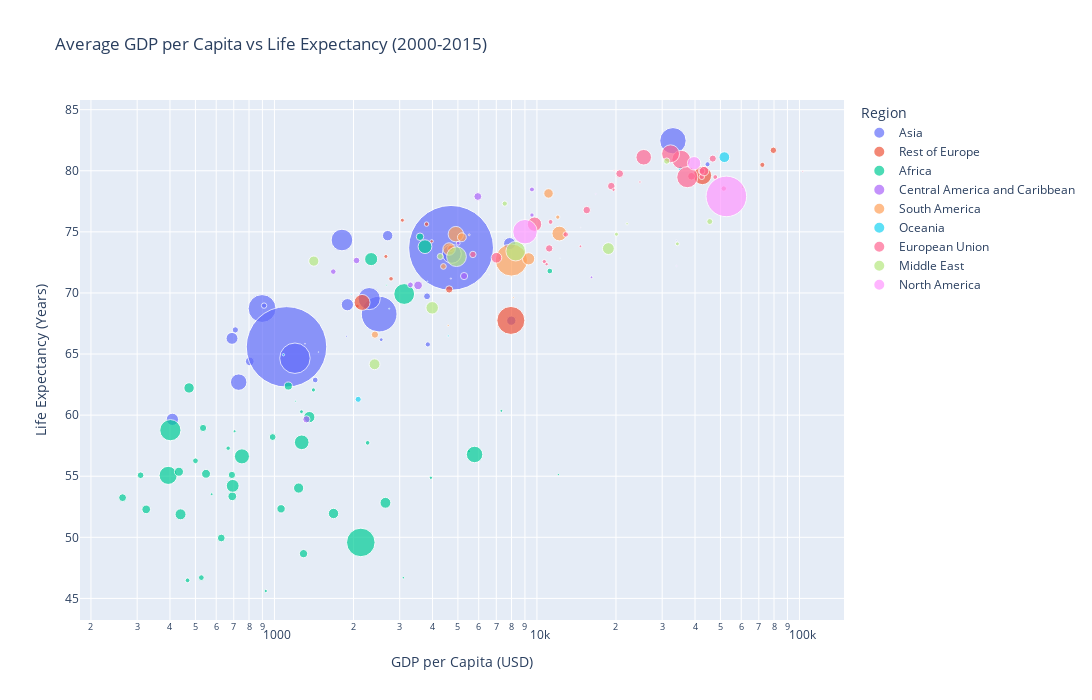

Notebook cell for this chart:
### Code cell
# GROUPING BY COUNTRY
df_agg = df1.groupby('Country').agg({
    'GDP_per_capita':'mean',
    'Life_expectancy':'mean',
    'Population_mln':'mean',
    'Region':'first'
}).reset_index()

# BUBBLE PLOT
fig = px.scatter(
    df_agg,
    x="GDP_per_capita",
    y="Life_expectancy",
    size="Population_mln",      
    color="Region",
    hover_name="Country",       
    size_max=60,
    title="Average GDP per Capita vs Life Expectancy (2000-2015)"
)

fig.update_layout(
    width=1100,   
    height=700,
    xaxis_title="GDP per Capita (USD)",
    yaxis_title="Life Expectancy (Years)",
    legend_title="Region"
)
fig.update_xaxes(type='log')
fig.show()

### Figure 1 — Plotly figure (JSON) as saved in the notebook; plotly's stock layout.template omitted (floating-point values rounded to 4 significant figures)
{"data": [{"hovertemplate": "<b>%{hovertext}</b><br><br>Region=Asia<br>GDP_per_capita=%{x}<br>Life_expectancy=%{y}<br>Population_mln=%{marker.size}<extra></extra>", "hovertext": ["Afghanistan", "Azerbaijan", "Bangladesh", "Bhutan", "Brunei Darussalam", "Cambodia", "China", "India", "Indonesia", "Japan", "Kazakhstan", "Kyrgyz Republic", "Lao PDR", "Malaysia", "Maldives", "Mongolia", "Myanmar", "Nepal", "Pakistan", "Philippines", "Singapore", "Sri Lanka", "Tajikistan", "Thailand", "Turkmenistan", "Uzbekistan", "Vietnam"], "legendgroup": "Asia", "marker": {"color": "#636efa", "size": [27.45, 8.76, 142.9, 0.665, 0.375, 13.81, 1321.0, 1189.0, 234.4, 127.6, 15.87, 5.339, 6.01, 26.88, 0.3506, 2.646, 49.76, 26.07, 170.2, 90.12, 4.731, 19.87, 7.211, 66.17, 4.961, 27.55, 86.03], "sizemode": "area", "sizeref": 0.367, "symbol": "circle"}, "mode": "markers", "name": "Asia", "orientation": "v", "showlegend": true, "type": "scatter", "x": [408.6, 3814.0, 897.3, 1883.0, 33930.0, 805.4, 4708.0, 1112.0, 2506.0, 32970.0, 7986.0, 912.9, 1430.0, 7869.0, 8100.0, 2551.0, 730.8, 689.2, 1197.0, 2296.0, 44660.0, 2700.0, 709.6, 4739.0, 3840.0, 1896.0, 1808.0], "xaxis": "x", "y": [59.66, 69.72, 68.72, 66.46, 74.3, 64.4, 73.69, 65.59, 68.27, 82.46, 67.73, 68.96, 62.88, 74.04, 74.51, 66.17, 62.7, 66.28, 64.66, 69.54, 80.53, 74.69, 66.97, 73.2, 65.79, 69.04, 74.33], "yaxis": "y"}, {"hovertemplate": "<b>%{hovertext}</b><br><br>Region=Rest of Europe<br>GDP_per_capita=%{x}<br>Life_expectancy=%{y}<br>Population_mln=%{marker.size}<extra></extra>", "hovertext": ["Albania", "Armenia", "Belarus", "Bosnia and Herzegovina", "Georgia", "Iceland", "Moldova", "Montenegro", "North Macedonia", "Norway", "Russian Federation", "Serbia", "Switzerland", "Ukraine", "United Kingdom"], "legendgroup": "Rest of Europe", "marker": {"color": "#EF553B", "size": [2.969, 2.951, 9.619, 3.688, 3.856, 0.3075, 2.878, 0.6156, 2.046, 4.784, 143.9, 7.342, 7.661, 46.69, 61.7], "sizemode": "area", "sizeref": 0.367, "symbol": "circle"}, "mode": "markers", "name": "Rest of Europe", "orientation": "v", "showlegend": true, "type": "scatter", "x": [3071.0, 2657.0, 4630.0, 3798.0, 2781.0, 48570.0, 2068.0, 5520.0, 3971.0, 72220.0, 7955.0, 4696.0, 79540.0, 2157.0, 42710.0], "xaxis": "x", "y": [75.95, 72.99, 70.29, 75.63, 71.16, 81.58, 68.92, 74.76, 74.23, 80.48, 67.75, 73.64, 81.67, 69.22, 79.61], "yaxis": "y"}, {"hovertemplate": "<b>%{hovertext}</b><br><br>Region=Africa<br>GDP_per_capita=%{x}<br>Life_expectancy=%{y}<br>Population_mln=%{marker.size}<extra></extra>", "hovertext": ["Algeria", "Angola", "Benin", "Botswana", "Burkina Faso", "Burundi", "Cabo Verde", "Cameroon", "Central African Republic", "Chad", "Comoros", "Congo, Dem. Rep.", "Congo, Rep.", "Cote d'Ivoire", "Djibouti", "Egypt, Arab Rep.", "Equatorial Guinea", "Eritrea", "Eswatini", "Ethiopia", "Gabon", "Gambia, The", "Ghana", "Guinea", "Guinea-Bissau", "Kenya", "Lesotho", "Liberia", "Libya", "Madagascar", "Malawi", "Mali", "Mauritania", "Mauritius", "Morocco", "Mozambique", "Namibia", "Niger", "Nigeria", "Rwanda", "Senegal", "Seychelles", "Sierra Leone", "Somalia", "South Africa", "Tanzania", "Togo", "Tunisia", "Uganda", "Zambia", "Zimbabwe"], "legendgroup": "Africa", "marker": {"color": "#00cc96", "size": [34.82, 21.62, 8.629, 1.889, 14.62, 8.09, 0.4781, 19.15, 4.164, 11.08, 0.6538, 60.27, 3.961, 19.57, 0.8131, 79.61, 0.8594, 2.759, 1.051, 82.46, 1.533, 1.678, 23.38, 9.706, 1.443, 39.51, 2.014, 3.596, 5.959, 19.82, 13.7, 13.99, 3.283, 1.234, 31.51, 22.11, 2.036, 15.23, 149.6, 9.526, 11.98, 0.08562, 5.971, 11.27, 49.76, 41.72, 6.05, 10.39, 30.31, 12.86, 12.54], "sizemode": "area", "sizeref": 0.367, "symbol": "circle"}, "mode": "markers", "name": "Africa", "orientation": "v", "showlegend": true, "type": "scatter", "x": [3745.0, 2648.0, 984.4, 5505.0, 548.8, 309.1, 2671.0, 1236.0, 466.7, 627.3, 1204.0, 393.8, 2265.0, 1679.0, 1334.0, 3121.0, 12070.0, 1268.0, 3098.0, 401.4, 7320.0, 705.2, 1358.0, 688.6, 576.5, 1270.0, 926.7, 666.3, 11190.0, 472.9, 324.7, 690.9, 1407.0, 7189.0, 2336.0, 438.8, 3944.0, 432.7, 2133.0, 534.8, 1130.0, 12250.0, 526.7, 263.9, 5786.0, 751.9, 500.2, 3586.0, 693.4, 1060.0, 1291.0], "xaxis": "x", "y": [73.79, 52.83, 58.21, 57.04, 55.2, 55.08, 70.64, 54.03, 46.48, 49.94, 61.14, 55.07, 57.73, 51.95, 59.49, 69.91, 55.13, 60.28, 46.69, 58.77, 60.35, 58.68, 59.84, 55.11, 53.52, 57.77, 45.61, 57.29, 71.79, 62.23, 52.29, 53.36, 62.06, 72.85, 72.77, 51.88, 54.88, 55.37, 49.58, 58.95, 62.38, 72.84, 46.7, 53.24, 56.78, 56.62, 56.26, 74.6, 54.21, 52.33, 48.66], "yaxis": "y"}, {"hovertemplate": "<b>%{hovertext}</b><br><br>Region=Central America and Caribbean<br>GDP_per_capita=%{x}<br>Life_expectancy=%{y}<br>Population_mln=%{marker.size}<extra></extra>", "hovertext": ["Antigua and Barbuda", "Bahamas, The", "Barbados", "Belize", "Costa Rica", "Cuba", "Dominican Republic", "El Salvador", "Grenada", "Guatemala", "Haiti", "Honduras", "Jamaica", "Nicaragua", "Panama", "Sao Tome and Principe", "St. Lucia", "St. Vincent and the Grenadines", "Trinidad and Tobago"], "legendgroup": "Central America and Caribbean", "marker": {"color": "#ab63fa", "size": [0.085, 0.3375, 0.2781, 0.3038, 4.424, 11.24, 9.391, 6.116, 0.1056, 13.6, 9.576, 7.874, 2.775, 5.636, 3.491, 0.1694, 0.1694, 0.11, 1.314], "sizemode": "area", "sizeref": 0.367, "symbol": "circle"}, "mode": "markers", "name": "Central America and Caribbean", "orientation": "v", "showlegend": true, "type": "scatter", "x": [14680.0, 34030.0, 16750.0, 4701.0, 9571.0, 5952.0, 5277.0, 3297.0, 8010.0, 3525.0, 1324.0, 2055.0, 5012.0, 1676.0, 9573.0, 1307.0, 9912.0, 6576.0, 16140.0], "xaxis": "x", "y": [75.35, 72.21, 78.1, 71.17, 78.47, 77.89, 71.38, 70.66, 72.85, 70.62, 59.66, 72.66, 74.07, 71.74, 76.38, 65.84, 74.47, 71.51, 71.28], "yaxis": "y"}, {"hovertemplate": "<b>%{hovertext}</b><br><br>Region=South America<br>GDP_per_capita=%{x}<br>Life_expectancy=%{y}<br>Population_mln=%{marker.size}<extra></extra>", "hovertext": ["Argentina", "Bolivia", "Brazil", "Chile", "Colombia", "Ecuador", "Guyana", "Paraguay", "Peru", "Suriname", "Uruguay", "Venezuela, RB"], "legendgroup": "South America", "marker": {"color": "#FFA15A", "size": [39.91, 9.642, 190.5, 16.63, 43.8, 14.42, 0.7525, 6.026, 28.45, 0.515, 3.35, 27.39], "sizemode": "area", "sizeref": 0.367, "symbol": "circle"}, "mode": "markers", "name": "South America", "orientation": "v", "showlegend": true, "type": "scatter", "x": [12170.0, 2414.0, 7992.0, 11070.0, 4911.0, 5177.0, 4590.0, 4403.0, 4626.0, 8133.0, 12010.0, 9295.0], "xaxis": "x", "y": [74.86, 66.59, 72.69, 78.14, 74.81, 74.56, 67.33, 72.17, 73.59, 69.62, 76.21, 72.79], "yaxis": "y"}, {"hovertemplate": "<b>%{hovertext}</b><br><br>Region=Oceania<br>GDP_per_capita=%{x}<br>Life_expectancy=%{y}<br>Population_mln=%{marker.size}<extra></extra>", "hovertext": ["Australia", "Fiji", "Kiribati", "Micronesia, Fed. Sts.", "New Zealand", "Papua New Guinea", "Samoa", "Solomon Islands", "Timor-Leste", "Tonga", "Vanuatu"], "legendgroup": "Oceania", "marker": {"color": "#19d3f3", "size": [21.29, 0.8419, 0.0975, 0.1062, 4.226, 6.926, 0.1831, 0.5019, 1.041, 0.1, 0.2231], "sizemode": "area", "sizeref": 0.367, "symbol": "circle"}, "mode": "markers", "name": "Oceania", "orientation": "v", "showlegend": true, "type": "scatter", "x": [51750.0, 4591.0, 1471.0, 2991.0, 35170.0, 2084.0, 3824.0, 1964.0, 1082.0, 3954.0, 2736.0], "xaxis": "x", "y": [81.11, 66.48, 65.16, 65.97, 80.19, 61.29, 70.94, 69.9, 64.94, 69.99, 68.71], "yaxis": "y"}, {"hovertemplate": "<b>%{hovertext}</b><br><br>Region=European Union<br>GDP_per_capita=%{x}<br>Life_expectancy=%{y}<br>Population_mln=%{marker.size}<extra></extra>", "hovertext": ["Austria", "Belgium", "Bulgaria", "Croatia", "Cyprus", "Czechia", "Denmark", "Estonia", "Finland", "France", "Germany", "Greece", "Hungary", "Ireland", "Italy", "Latvia", "Lithuania", "Luxembourg", "Malta", "Netherlands", "Poland", "Portugal", "Romania", "Slovak Republic", "Slovenia", "Spain", "Sweden"], "legendgroup": "European Union", "marker": {"color": "#FF6692", "size": [8.296, 10.72, 7.562, 4.298, 1.064, 10.36, 5.49, 1.346, 5.313, 63.99, 81.81, 10.98, 10.04, 4.329, 58.65, 2.17, 3.206, 0.4925, 0.4113, 16.46, 38.13, 10.47, 20.86, 5.389, 2.025, 44.57, 9.242], "sizemode": "area", "sizeref": 0.367, "symbol": "circle"}, "mode": "markers", "name": "European Union", "orientation": "v", "showlegend": true, "type": "scatter", "x": [42380.0, 38780.0, 5702.0, 11270.0, 24680.0, 15480.0, 51490.0, 14640.0, 42460.0, 35450.0, 37390.0, 20660.0, 11130.0, 47790.0, 32280.0, 10880.0, 10670.0, 103000.0, 19670.0, 43300.0, 9789.0, 19200.0, 7011.0, 12870.0, 19580.0, 25510.0, 46750.0], "xaxis": "x", "y": [79.97, 79.55, 73.15, 75.81, 79.08, 76.78, 78.54, 73.82, 79.5, 80.91, 79.47, 79.76, 73.64, 79.48, 81.39, 72.36, 72.57, 79.94, 80.02, 79.97, 75.62, 78.74, 72.88, 74.79, 78.44, 81.11, 80.99], "yaxis": "y"}, {"hovertemplate": "<b>%{hovertext}</b><br><br>Region=Middle East<br>GDP_per_capita=%{x}<br>Life_expectancy=%{y}<br>Population_mln=%{marker.size}<extra></extra>", "hovertext": ["Bahrain", "Iran, Islamic Rep.", "Iraq", "Israel", "Jordan", "Kuwait", "Lebanon", "Oman", "Qatar", "Saudi Arabia", "Syrian Arab Republic", "Turkiye", "United Arab Emirates", "Yemen, Rep."], "legendgroup": "Middle East", "marker": {"color": "#B6E880", "size": [1.047, 71.84, 28.73, 7.295, 6.741, 2.74, 4.947, 2.935, 1.434, 25.8, 18.99, 70.36, 6.442, 21.73], "sizemode": "area", "sizeref": 0.367, "symbol": "circle"}, "mode": "markers", "name": "Middle East", "orientation": "v", "showlegend": true, "type": "scatter", "x": [22040.0, 4936.0, 3989.0, 31220.0, 4283.0, 34270.0, 7539.0, 20090.0, 60680.0, 18710.0, 1412.0, 8299.0, 45530.0, 2407.0], "xaxis": "x", "y": [75.66, 72.97, 68.78, 80.79, 72.99, 74.02, 77.31, 74.81, 78.66, 73.63, 72.61, 73.42, 75.84, 64.16], "yaxis": "y"}, {"hovertemplate": "<b>%{hovertext}</b><br><br>Region=North America<br>GDP_per_capita=%{x}<br>Life_expectancy=%{y}<br>Population_mln=%{marker.size}<extra></extra>", "hovertext": ["Canada", "Mexico", "United States"], "legendgroup": "North America", "marker": {"color": "#FF97FF", "size": [33.16, 110.2, 302.1], "sizemode": "area", "sizeref": 0.367, "symbol": "circle"}, "mode": "markers", "name": "North America", "orientation": "v", "showlegend": true, "type": "scatter", "x": [39680.0, 9005.0, 52660.0], "xaxis": "x", "y": [80.61, 75.01, 77.9], "yaxis": "y"}], "layout": {"height": 700, "legend": {"itemsizing": "constant", "title": {"text": "Region"}, "tracegroupgap": 0}, "title": {"text": "Average GDP per Capita vs Life Expectancy (2000-2015)"}, "width": 1100, "xaxis": {"anchor": "y", "autorange": true, "domain": [0, 1], "range": [2.259, 5.17], "title": {"text": "GDP per Capita (USD)"}, "type": "log"}, "yaxis": {"anchor": "x", "autorange": true, "domain": [0, 1], "range": [43.23, 85.79], "title": {"text": "Life Expectancy (Years)"}, "type": "linear"}}}
